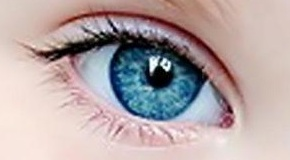
#> input picture olho.jpg, 290 x 160 px
$ python alg013.py
#> lines starting #> are read from the running program, lines starting #| are printed output that depends on the picture; after the words box and inside, x2 and y2 are one past the last pixel; in counts of white or black regions, pixels touching at a corner belong together
"""Implemente um algoritmo para detectar somente a cor azul na imagem ‘olho.jpg’. Utilize o
sistema de cores HSV e aplique a seguinte máscara para filtrar o range.
a. lower_blue = np.array([90,50,38]) e upper_blue = np.array([130,255,255]).
b. Mostre na tela a imagem original, a máscara e o resultado, como o exemplo abaixo:"""

import numpy as np
import cv2

while (1):
    frame = cv2.imread('olho.jpg')
#> frame is the input picture: shape (160, 290, 3); mean B, G, R 166.4, 166.3, 180.4
    hsv = cv2.cvtColor(frame, cv2.COLOR_BGR2HSV)
#> hsv: shape (160, 290, 3); mean H, S, V 50.4, 58.2, 189.9
    lower_blue = np.array([90, 50, 38])
    upper_blue = np.array([130, 255, 255])
    mask = cv2.inRange(hsv, lower_blue, upper_blue)
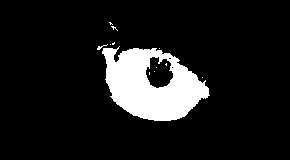
#> mask: shape (160, 290); 10.8% white; 12 white regions (10 under 20 px), largest, box (x1, y1, x2, y2) and area: (102, 46, 210, 121) 4956, (97, 44, 108, 50) 20
    res = cv2.bitwise_and(frame, frame, mask=mask)
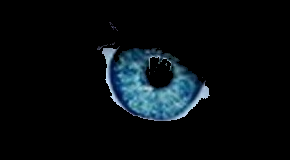
#> res: shape (160, 290, 3); mean B, G, R 14.7, 11.9, 6.8
    cv2.imshow('Mascara', mask)
    cv2.imshow('Resultado', res)
    cv2.imshow('Imagem', frame)
    k = cv2.waitKey(5) & 0xFF
#> (key Esc is pressed here)

    if k == 27:
        break

cv2.waitKey(0)
cv2.destroyAllWindows()
